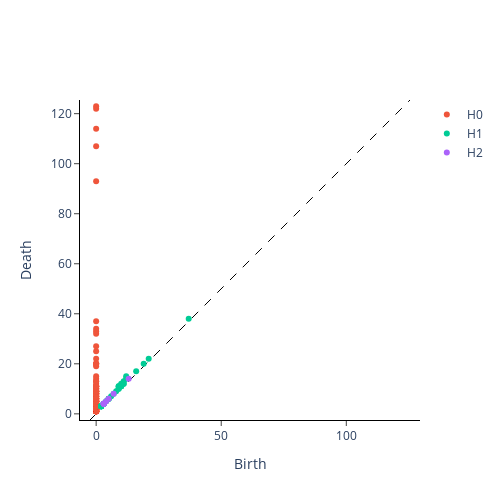

Notebook cell for this chart:
### Markdown cell above
## Persistent Homology

### Code cell
from gtda.homology import VietorisRipsPersistence
from gtda.plotting import plot_diagram

persistence = VietorisRipsPersistence(
    metric="manhattan",
    homology_dimensions=(0,1,2))

diagram = persistence.fit_transform(df_codes_array[None,:,:])
plot_diagram(diagram[0])

### Figure 1 — Plotly figure (JSON) as saved in the notebook; plotly's stock layout.template omitted (floating-point values rounded to 4 significant figures; data arrays with more than 128 entries replaced by an {"elided": "..."} marker saying what was removed)
{"data": [{"hoverinfo": "none", "line": {"color": "black", "dash": "dash", "width": 1}, "mode": "lines", "showlegend": false, "type": "scatter", "x": [-2.46, 125.5], "y": [-2.46, 125.5]}, {"hoverinfo": "text", "hovertext": {"elided": "171 str values"}, "mode": "markers", "name": "H0", "type": "scatter", "x": {"elided": "171 int values"}, "y": {"elided": "171 int values"}}, {"hoverinfo": "text", "hovertext": ["(37.0, 38.0)", "(21.0, 22.0)", "(19.0, 20.0)", "(16.0, 17.0)", "(12.0, 14.0)", "(12.0, 15.0)", "(11.0, 13.0)", "(11.0, 12.0), multiplicity: 2", "(11.0, 12.0), multiplicity: 2", "(10.0, 11.0), multiplicity: 3", "(10.0, 11.0), multiplicity: 3", "(10.0, 12.0)", "(10.0, 11.0), multiplicity: 3", "(9.0, 11.0), multiplicity: 2", "(9.0, 10.0), multiplicity: 2", "(9.0, 10.0), multiplicity: 2", "(9.0, 11.0), multiplicity: 2", "(8.0, 9.0)", "(7.0, 8.0)", "(6.0, 7.0)", "(5.0, 6.0), multiplicity: 3", "(5.0, 6.0), multiplicity: 3", "(5.0, 6.0), multiplicity: 3", "(4.0, 5.0)", "(3.0, 4.0), multiplicity: 6", "(3.0, 4.0), multiplicity: 6", "(3.0, 4.0), multiplicity: 6", "(3.0, 4.0), multiplicity: 6", "(3.0, 4.0), multiplicity: 6", "(3.0, 4.0), multiplicity: 6", "(2.0, 3.0), multiplicity: 8", "(2.0, 3.0), multiplicity: 8", "(2.0, 3.0), multiplicity: 8", "(2.0, 3.0), multiplicity: 8", "(2.0, 3.0), multiplicity: 8", "(2.0, 3.0), multiplicity: 8", "(2.0, 3.0), multiplicity: 8", "(2.0, 3.0), multiplicity: 8"], "mode": "markers", "name": "H1", "type": "scatter", "x": [37, 21, 19, 16, 12, 12, 11, 11, 11, 10, 10, 10, 10, 9, 9, 9, 9, 8, 7, 6, 5, 5, 5, 4, 3, 3, 3, 3, 3, 3, 2, 2, 2, 2, 2, 2, 2, 2], "y": [38, 22, 20, 17, 14, 15, 13, 12, 12, 11, 11, 12, 11, 11, 10, 10, 11, 9, 8, 7, 6, 6, 6, 5, 4, 4, 4, 4, 4, 4, 3, 3, 3, 3, 3, 3, 3, 3]}, {"hoverinfo": "text", "hovertext": ["(13.0, 14.0)", "(7.0, 8.0)", "(5.0, 6.0)", "(4.0, 5.0)", "(3.0, 4.0), multiplicity: 4", "(3.0, 4.0), multiplicity: 4", "(3.0, 4.0), multiplicity: 4", "(3.0, 4.0), multiplicity: 4"], "mode": "markers", "name": "H2", "type": "scatter", "x": [13, 7, 5, 4, 3, 3, 3, 3], "y": [14, 8, 6, 5, 4, 4, 4, 4]}], "layout": {"height": 500, "plot_bgcolor": "white", "width": 500, "xaxis": {"autorange": false, "exponentformat": "e", "linecolor": "black", "linewidth": 1, "mirror": false, "range": [-2.46, 125.5], "showexponent": "all", "showline": true, "side": "bottom", "ticks": "outside", "title": {"text": "Birth"}, "type": "linear", "zeroline": true}, "yaxis": {"autorange": false, "exponentformat": "e", "linecolor": "black", "linewidth": 1, "mirror": false, "range": [-2.46, 125.5], "scaleanchor": "x", "scaleratio": 1, "showexponent": "all", "showline": true, "side": "left", "ticks": "outside", "title": {"text": "Death"}, "type": "linear", "zeroline": true}}}
